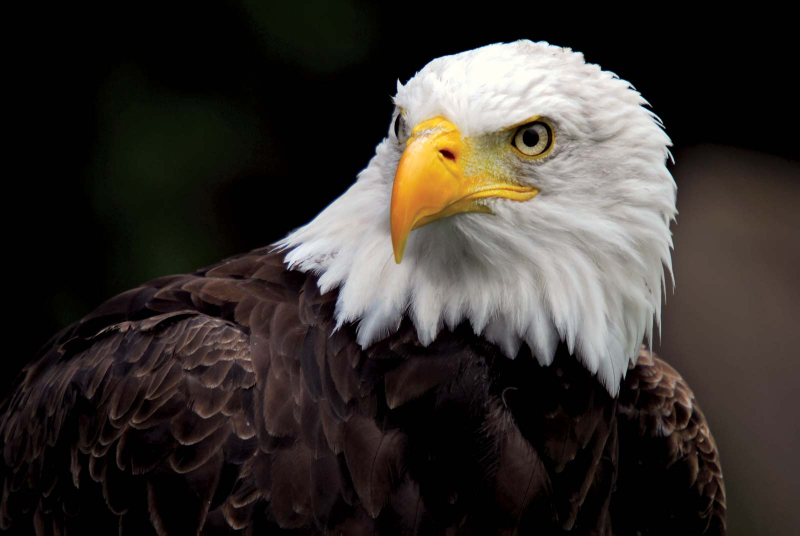
#> input picture deep_learning/convolution/Bald-eagle.jpg, 1600 x 1071 px (shown at 1/2 size)
$ jupyter execute convolution_filters.ipynb
#> lines starting #> are read from the running program, lines starting #| are printed output that depends on the picture
# Convolution Filters

[cell 1]
filename = 'Bald-eagle.jpg'
# from "https://cdn.britannica.com/92/152292-050-EAF28A45/Bald-eagle.jpg?raw=true"

# sample execution (requires torchvision)
from PIL import Image
from torchvision import transforms
input_image = Image.open(filename).convert('RGB')
#> input_image is the input picture: PIL image 1600x1071 RGB; mean R, G, B 54.5, 49.2, 45.1
print(input_image.size)
#| (1600, 1071)
input_image = input_image.resize((224,224))
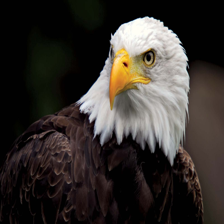
#> input_image: PIL image 224x224 RGB; mean R, G, B 54.5, 49.2, 45.1
input_image

Besides using the PIL module to display an image, we also can use the computer vision module cv2.

[cell 2]
import matplotlib.pyplot as plt
import matplotlib.image as mpimg
import cv2
import numpy as np

# Convert to grayscale for filtering
gray_img = cv2.cvtColor(np.float32(input_image), cv2.COLOR_RGB2GRAY)
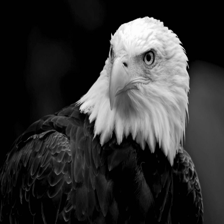
#> gray_img: shape (224, 224) float32; min 0, max 254.5, mean 50.4
plt.imshow(gray_img, cmap='gray')

[cell 3]
# 2x2 filters
filter_x = np.array([[ 1, -1],
                   [ 0, 1]])
filter_y = np.array([[0, 1],
                   [-1, 0]])

# filter the image using filter2D(grayscale image, bit-depth, kernel)
filtered_image1 = cv2.filter2D(gray_img, -1, filter_x)
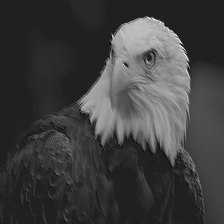
#> filtered_image1: shape (224, 224) float32; min -51.29, max 358.8, mean 50.2; drawn with min black and max white
filtered_image2 = cv2.filter2D(gray_img, -1, filter_y)
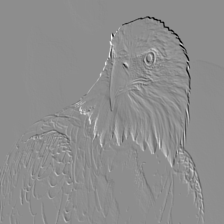
#> filtered_image2: shape (224, 224) float32; min -221.6, max 177.4, mean 0.1; drawn with min black and max white
f, ax = plt.subplots(1, 2, figsize=(8, 4))
ax[0].set_title('with filter x', fontsize=14)
ax[0].imshow(filtered_image1, cmap='gray')
ax[1].set_title('with filter y', fontsize=14)
ax[1].imshow(filtered_image2, cmap='gray')
